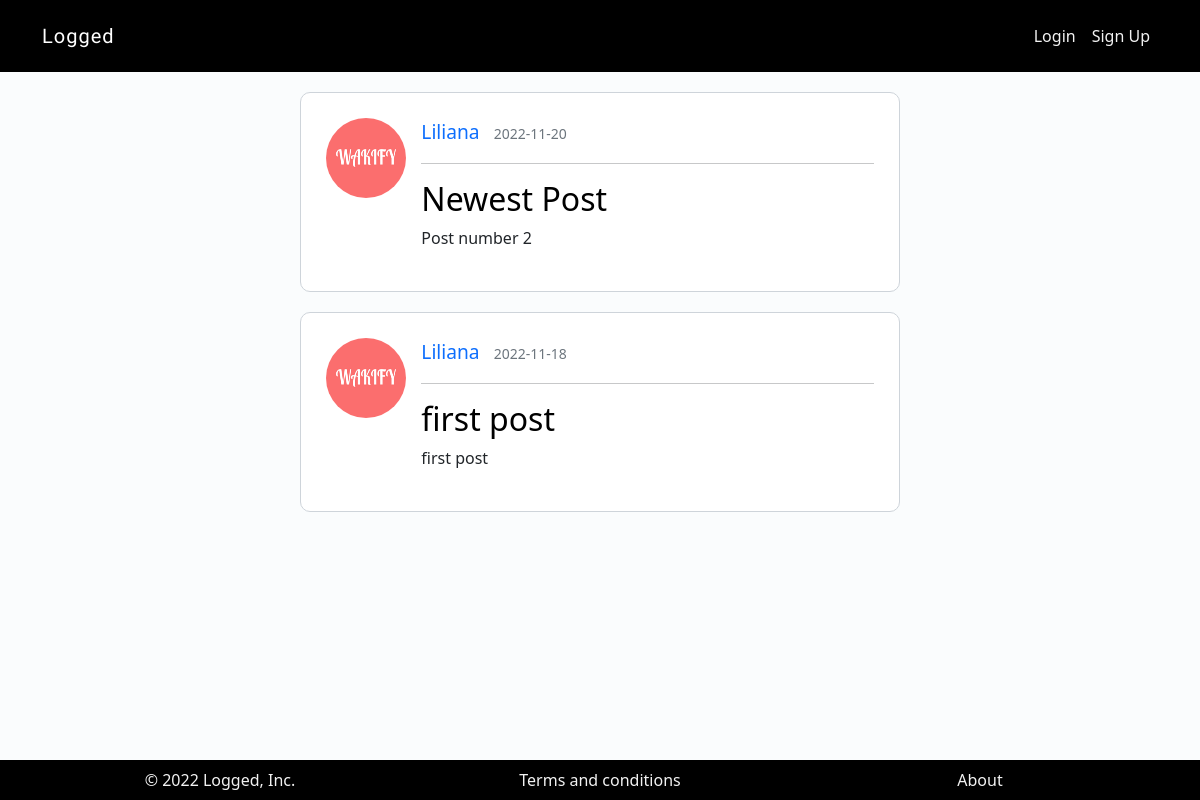
Before: / with the older database file.
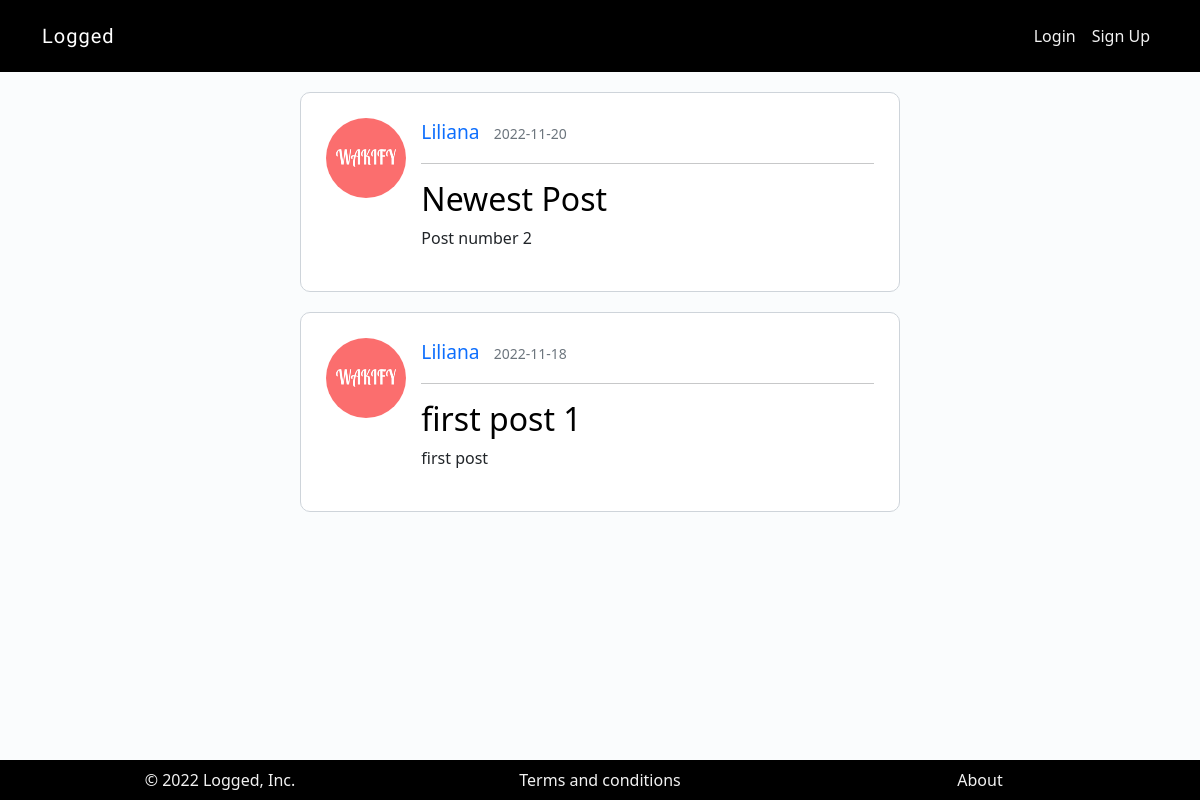
After: the same page with the newer database file.
### blogapp/models.py (models this page shows, shortened)
class Post(db.Model):
    id = db.Column(db.Integer, primary_key=True)
    title = db.Column(db.String(100), nullable=False)
    postedOn = db.Column(db.DateTime, nullable=False, default=datetime.utcnow)
    text = db.Column(db.Text, nullable=False)
    user_id = db.Column(db.Integer, db.ForeignKey("user.id"), nullable=False)

class User(db.Model):
    id = db.Column(db.Integer, primary_key=True)
    name = db.Column(db.String, nullable=False)
    username = db.Column(db.String, unique=True, nullable=False)
    email = db.Column(db.String, unique=True, nullable=False)
    password = db.Column(db.String(40), nullable=False)
    profile_picture = db.Column(db.String, nullable=False, default="default.jpeg")
    summary = db.Column(db.String)
    posts = db.relationship("Post", backref="author", lazy=True)

### blogapp/user_routes.py (the view)
@app.route("/")
def homepage():
    posts = db.session.execute(db.select(Post).order_by(Post.postedOn.desc())).scalars()
    return render_template("homepage.html", title="Blog Homepage", posts = posts)

### blogapp/templates/homepage.html (shortened to what this page needs)
{% extends 'layout.html' %}
{% block content %}
{% if posts %}
    {% for post in posts %}
    <div class="container posts">
        <div class="row">
            <div class="col-3 col-md-2">
                <img class="picture_post" src="../static/uploads/{{post.author.profile_picture}}" alt="Profile Picture">
            </div>
            <div class="col-9 col-md-10">
                <div>
                    <a class="post-author mr-2" href="/user/{{post.user_id}}">{{ post.author.name }}</a>
                    <small class="text-muted">{{ post.postedOn.strftime("%Y-%m-%d") }}</small>
                </div>
                <hr>
                <div class="post-text">
                    <h2><a class="post-title" href="/post/{{post.id}}">{{ post.title }}</a></h2>
                    <p class="post-content">{{ post.text }}</p>
                </div>
            </div>
        </div>
    </div>
    {% endfor %}
{% endif %}
{% endblock %}

### blogapp/templates/layout.html (shortened to what this page needs)
<!DOCTYPE html>
<html lang="en">
<head>
    <link href="https://cdn.jsdelivr.net/npm/bootstrap@5.2.2/dist/css/bootstrap.min.css" rel="stylesheet"
>
    <link rel="stylesheet" href="{{url_for('static', filename='css/style.css')}}">
</head>
<body>
    <header>
        <nav class="navbar navbar-expand-lg navbar-dark bg-layout py-3 ">
            <div class="container">
              <a class="navbar-brand" href="{{url_for('homepage')}}">Logged</a>
              <div class="collapse navbar-collapse" id="navbarNav">
                <ul class="navbar-nav ms-auto">
                  {% if session["username"] %}
                  <li class="nav-item">
                    <a class="nav-link" href="{{url_for('new_post')}}">New Post</a>
                  </li>
                  <li class="nav-item">
                    <a class="nav-link" href="{{url_for('account')}}">Account</a>
                  </li>
                  <li class="nav-item">
                    <a class="nav-link" href="{{url_for('logout')}}">Logout</a>
                  </li>
                  {% else %}
                  <li class="nav-item">
                    <a class="nav-link" href="{{url_for('login')}}">Login</a>
                  </li>
                  <li class="nav-item">
                    <a class="nav-link" href="{{url_for('signup')}}">Sign Up</a>
                  </li>
                  {% endif %}
                </ul>
              </div>
            </div>
          </nav>
    </header>
    <section>
    {% block content%}
    {% endblock %}
    </section>
    <footer class="bg-layout fixed-bottom py-2">
      <div class="container">
        <div class="row text-center">
          <div class="footer-items col-sm-4">&copy; 2022 Logged, Inc.</div>
          <div class="footer-items col-sm-4"><a href="#" target="_blank">Terms and conditions</a> </div>
          <div class="footer-items col-sm-4"><a href="#" target="_blank">About</a></div>
        </div>
      </div>
    </footer>
</body>
</html>

### blogapp/static/css/style.css (style rules this page uses)
body { background-color: #fafcfd; }
.signup, .login, .account, .homepage, .posts { margin: 50px auto; width: 70%; padding: 20px; border: 1px solid #ced4da; border-radius: 10px; background-color: #ffffff; }
.navbar-brand { font-family: "Rubik Distressed", cursive; font-size: 20px; letter-spacing: 1px; }
.bg-layout { background-color: #000; }
.footer-items, .footer-items a, a.nav-link { color: #f2f2f2; text-decoration: none; }
.posts { margin: 20px auto; }
.picture_post { width:50px; height:50px; border-radius: 50%; }
.post-author { font-size: 1.2em; padding-right: 10px; text-decoration: none; }
.post-title { text-decoration: none; color: #000; }
@media only screen and (min-width: 768px) { .signup, .login, .homepage, .posts { width: 50%; padding: 25px; } }
@media only screen and (min-width: 992px) { .picture_post { width: 80px; height: 80px; } }

Changed rows visible on the page:
changed Post "first post": title "first post" → "first post 1"
